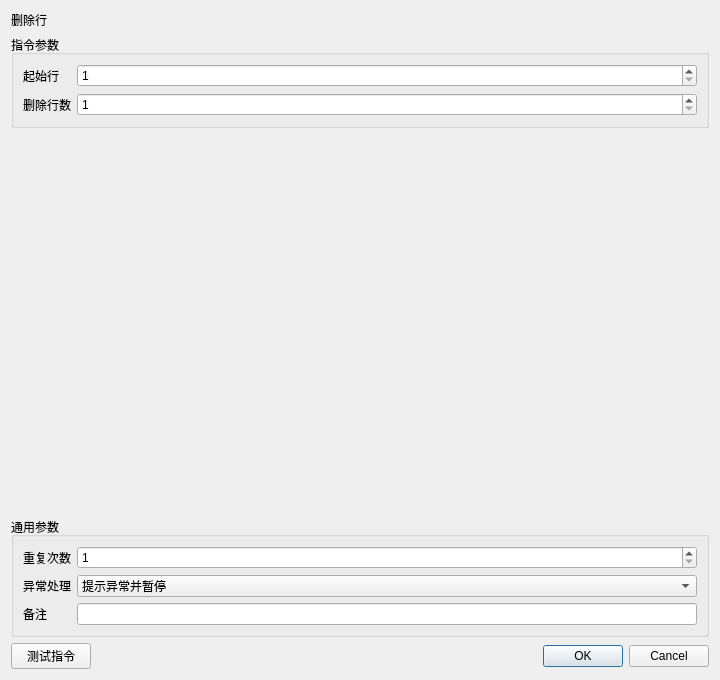
<?xml version="1.0" encoding="UTF-8"?><ui version="4.0"><class>InstructionEditor</class><widget class="QDialog" name="InstructionEditor"><property name="geometry"><rect><x>0</x><y>0</y><width>720</width><height>680</height></rect></property><layout class="QVBoxLayout" name="rootLayout"><item><widget class="QLabel" name="titleLabel"><property name="text"><string>删除行</string></property></widget></item><item><widget class="QGroupBox" name="parameterGroupBox"><property name="title"><string>指令参数</string></property><layout class="QFormLayout" name="parameterFormLayout"><item row="0" column="0"><widget class="QLabel" name="label_0"><property name="text"><string>起始行</string></property></widget></item><item row="0" column="1"><widget class="QSpinBox" name="parameter_0"><property name="minimum"><number>1</number></property><property name="maximum"><number>1000000</number></property><property name="value"><number>1</number></property></widget></item><item row="1" column="0"><widget class="QLabel" name="label_1"><property name="text"><string>删除行数</string></property></widget></item><item row="1" column="1"><widget class="QSpinBox" name="parameter_1"><property name="minimum"><number>1</number></property><property name="maximum"><number>1000000</number></property><property name="value"><number>1</number></property></widget></item></layout></widget></item><item><spacer name="verticalSpacer"><property name="orientation"><enum>Qt::Vertical</enum></property><property name="sizeHint" stdset="0"><size><width>20</width><height>20</height></size></property></spacer></item>
<item><widget class="QGroupBox" name="commonGroupBox"><property name="title"><string>通用参数</string></property><layout class="QFormLayout" name="commonFormLayout">
<item row="0" column="0"><widget class="QLabel" name="repeatLabel"><property name="text"><string>重复次数</string></property></widget></item><item row="0" column="1"><widget class="QSpinBox" name="repeatSpinBox"><property name="minimum"><number>1</number></property><property name="maximum"><number>999999</number></property><property name="value"><number>1</number></property></widget></item>
<item row="1" column="0"><widget class="QLabel" name="errorPolicyLabel"><property name="text"><string>异常处理</string></property></widget></item><item row="1" column="1"><widget class="QComboBox" name="errorPolicyComboBox"><item><property name="text"><string>自动跳过</string></property></item><item><property name="text"><string>提示异常并暂停</string></property></item><item><property name="text"><string>提示异常并停止</string></property></item><property name="currentIndex"><number>1</number></property></widget></item>
<item row="2" column="0"><widget class="QLabel" name="noteLabel"><property name="text"><string>备注</string></property></widget></item><item row="2" column="1"><widget class="QLineEdit" name="noteEdit"/></item>
</layout></widget></item>
<item><layout class="QHBoxLayout" name="footerLayout"><item><widget class="QPushButton" name="testButton"><property name="text"><string>测试指令</string></property></widget></item><item><spacer name="footerSpacer"><property name="orientation"><enum>Qt::Horizontal</enum></property><property name="sizeHint" stdset="0"><size><width>40</width><height>20</height></size></property></spacer></item><item><widget class="QDialogButtonBox" name="buttonBox"><property name="standardButtons"><set>QDialogButtonBox::Cancel|QDialogButtonBox::Ok</set></property></widget></item></layout></item>
</layout></widget><resources/><connections/></ui>
